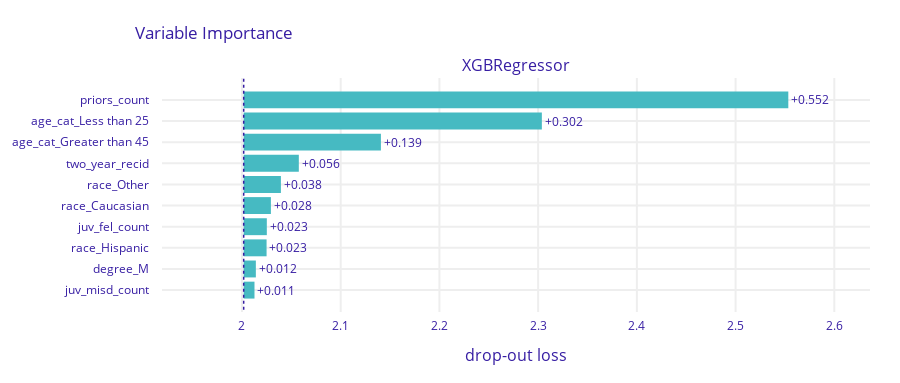

This figure's notebook cell:
### Code cell
exp_xgreg.model_parts().plot()

### Figure 1 — Plotly figure (JSON) as saved in the notebook; plotly's stock layout.template omitted (floating-point values rounded to 4 significant figures)
{"data": [{"base": 2.002, "hoverinfo": "text", "hoverlabel": {"bgcolor": "rgba(0,0,0,0.8)"}, "hovertext": ["Model: XGBRegressor loss after<br>variable: priors_count is permuted: 2.553<br>Drop-out loss change: +0.552", "Model: XGBRegressor loss after<br>variable: age_cat_Less than 25 is permuted: 2.304<br>Drop-out loss change: +0.302", "Model: XGBRegressor loss after<br>variable: age_cat_Greater than 45 is permuted: 2.141<br>Drop-out loss change: +0.139", "Model: XGBRegressor loss after<br>variable: two_year_recid is permuted: 2.058<br>Drop-out loss change: +0.056", "Model: XGBRegressor loss after<br>variable: race_Other is permuted: 2.039<br>Drop-out loss change: +0.038", "Model: XGBRegressor loss after<br>variable: race_Caucasian is permuted: 2.029<br>Drop-out loss change: +0.028", "Model: XGBRegressor loss after<br>variable: juv_fel_count is permuted: 2.025<br>Drop-out loss change: +0.023", "Model: XGBRegressor loss after<br>variable: race_Hispanic is permuted: 2.025<br>Drop-out loss change: +0.023", "Model: XGBRegressor loss after<br>variable: degree_M is permuted: 2.014<br>Drop-out loss change: +0.012", "Model: XGBRegressor loss after<br>variable: juv_misd_count is permuted: 2.013<br>Drop-out loss change: +0.011"], "marker": {"color": "#46bac2"}, "orientation": "h", "showlegend": false, "text": ["+0.552", "+0.302", "+0.139", "+0.056", "+0.038", "+0.028", "+0.023", "+0.023", "+0.012", "+0.011"], "textposition": "outside", "type": "bar", "x": [0.5517, 0.302, 0.139, 0.05584, 0.03769, 0.02756, 0.02343, 0.02318, 0.01232, 0.01094], "xaxis": "x", "y": ["priors_count", "age_cat_Less than 25", "age_cat_Greater than 45", "two_year_recid", "race_Other", "race_Caucasian", "juv_fel_count", "race_Hispanic", "degree_M", "juv_misd_count"], "yaxis": "y"}], "layout": {"annotations": [{"font": {"size": 16}, "showarrow": false, "text": "XGBRegressor", "x": 0.5, "xanchor": "center", "xref": "paper", "y": 1, "yanchor": "bottom", "yref": "paper"}, {"font": {"size": 16}, "showarrow": false, "text": "drop-out loss", "x": 0.5, "xanchor": "center", "xref": "paper", "y": 0, "yanchor": "top", "yref": "paper", "yshift": -30}], "font": {"color": "#371ea3"}, "height": 383, "margin": {"b": 71, "r": 30, "t": 78}, "shapes": [{"line": {"color": "#371ea3", "dash": "dot", "width": 1.5}, "type": "line", "x0": 2.002, "x1": 2.002, "xref": "x", "y0": -1, "y1": 10, "yref": "y"}], "title": {"text": "Variable Importance", "x": 0.15}, "xaxis": {"anchor": "y", "automargin": true, "domain": [0, 1], "fixedrange": true, "gridwidth": 2, "range": [1.919, 2.636], "tickcolor": "white", "ticklen": 3, "ticks": "outside", "type": "linear", "zeroline": false}, "yaxis": {"anchor": "x", "automargin": true, "autorange": "reversed", "domain": [0, 1], "fixedrange": true, "gridwidth": 2, "tickcolor": "white", "ticklen": 10, "ticks": "outside", "type": "category"}}}
